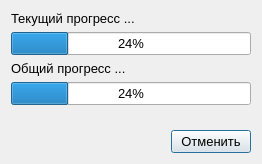
<?xml version="1.0" encoding="UTF-8"?>
<ui version="4.0">
 <class>DoubleProgressDialog</class>
 <widget class="QDialog" name="DoubleProgressDialog">
  <property name="windowModality">
   <enum>Qt::WindowModal</enum>
  </property>
  <property name="geometry">
   <rect>
    <x>0</x>
    <y>0</y>
    <width>262</width>
    <height>164</height>
   </rect>
  </property>
  <property name="font">
   <font>
    <pointsize>10</pointsize>
   </font>
  </property>
  <property name="windowTitle">
   <string>Прогресс</string>
  </property>
  <layout class="QVBoxLayout" name="verticalLayout_2">
   <item>
    <widget class="QLabel" name="labelCurrent">
     <property name="text">
      <string>Текущий прогресс ...</string>
     </property>
    </widget>
   </item>
   <item>
    <widget class="QProgressBar" name="progressBarCurrent">
     <property name="value">
      <number>24</number>
     </property>
    </widget>
   </item>
   <item>
    <widget class="QLabel" name="labelOverall">
     <property name="text">
      <string>Общий прогресс ...</string>
     </property>
    </widget>
   </item>
   <item>
    <widget class="QProgressBar" name="progressBarOverall">
     <property name="value">
      <number>24</number>
     </property>
    </widget>
   </item>
   <item>
    <spacer name="verticalSpacer">
     <property name="orientation">
      <enum>Qt::Vertical</enum>
     </property>
     <property name="sizeHint" stdset="0">
      <size>
       <width>20</width>
       <height>40</height>
      </size>
     </property>
    </spacer>
   </item>
   <item>
    <layout class="QHBoxLayout" name="layoutCancel">
     <item>
      <spacer name="spaceCancel">
       <property name="orientation">
        <enum>Qt::Horizontal</enum>
       </property>
       <property name="sizeHint" stdset="0">
        <size>
         <width>40</width>
         <height>20</height>
        </size>
       </property>
      </spacer>
     </item>
     <item>
      <widget class="QPushButton" name="pushButtonCancel">
       <property name="text">
        <string>Отменить</string>
       </property>
      </widget>
     </item>
    </layout>
   </item>
  </layout>
 </widget>
 <resources/>
 <connections/>
</ui>
